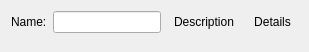
<?xml version="1.0" encoding="UTF-8"?>
<ui version="4.0">
 <class>NameDescriptionWidget</class>
 <widget class="QWidget" name="NameDescriptionWidget">
  <property name="geometry">
   <rect>
    <x>0</x>
    <y>0</y>
    <width>307</width>
    <height>52</height>
   </rect>
  </property>
  <property name="windowTitle">
   <string>Form</string>
  </property>
  <layout class="QGridLayout" name="gridLayout">
   <item row="0" column="0">
    <layout class="QVBoxLayout" name="verticalLayout_2">
     <item>
      <layout class="QHBoxLayout" name="horizontalLayout">
       <item>
        <widget class="QLabel" name="label">
         <property name="text">
          <string>Name:</string>
         </property>
        </widget>
       </item>
       <item>
        <widget class="LineEdit" name="nameLineEdit">
         <property name="sizePolicy">
          <sizepolicy hsizetype="MinimumExpanding" vsizetype="Fixed">
           <horstretch>0</horstretch>
           <verstretch>0</verstretch>
          </sizepolicy>
         </property>
         <property name="clearButtonEnabled">
          <bool>true</bool>
         </property>
        </widget>
       </item>
       <item>
        <widget class="QToolButton" name="descriptionToolButton">
         <property name="toolTip">
          <string>Edit description</string>
         </property>
         <property name="statusTip">
          <string>Edit description</string>
         </property>
         <property name="whatsThis">
          <string>Edit description</string>
         </property>
         <property name="text">
          <string>Description</string>
         </property>
         <property name="icon">
          <iconset theme="description"/>
         </property>
         <property name="autoRaise">
          <bool>true</bool>
         </property>
        </widget>
       </item>
       <item>
        <widget class="QToolButton" name="viewDetailsToolButton">
         <property name="text">
          <string>Details</string>
         </property>
         <property name="icon">
          <iconset theme="view-list-tree"/>
         </property>
         <property name="autoRaise">
          <bool>true</bool>
         </property>
        </widget>
       </item>
      </layout>
     </item>
     <item>
      <spacer name="verticalSpacer">
       <property name="orientation">
        <enum>Qt::Orientation::Vertical</enum>
       </property>
       <property name="sizeHint" stdset="0">
        <size>
         <width>20</width>
         <height>40</height>
        </size>
       </property>
      </spacer>
     </item>
    </layout>
   </item>
  </layout>
 </widget>
 <customwidgets>
  <customwidget>
   <class>LineEdit</class>
   <extends>QLineEdit</extends>
   <header location="global">gui.widgets.small_widgets</header>
  </customwidget>
 </customwidgets>
 <resources/>
 <connections/>
</ui>
